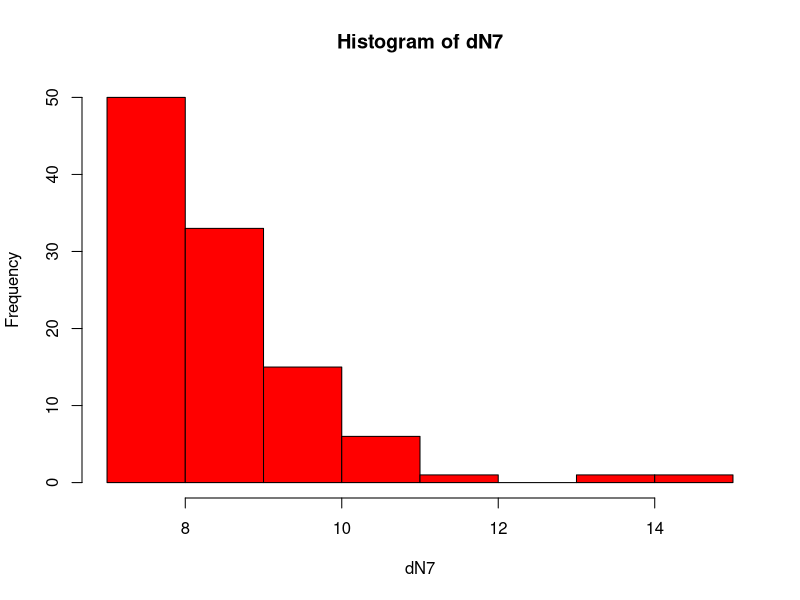

Write R code to recreate this figure. (Note: this script raises an error after producing the figure.)
#Credit Risk Course
##Introductory exercises 
###Exercise 1
a <- 2 + 3^4 - (1/2^3) + 3 * 5
b <- exp((2*(2+7)) / 3)
c <- log(3^2 - 1)
d <- exp(pi - 2) - 1
sum(a,b,c,d)

###Exercise 2
x <- seq(1,101,2)
y <- x + 1
z <- x^3

w <- union(x,y)
w <- sort(w)
wX <- w[1:(length(w) - 2)]

wX0 <- sapply(wX, function(x) ifelse(x < 80, x, 0))

###Exercise 3
dN <- rnorm(2000, 2, 3)
mean(dN)
sd(dN)
dN7 <- dN[dN > 7]
length(dN7)
length(dN7) / length(dN)

hist(dN7, col = 'red')
qplot(dN7, geom = 'histogram', fill = I('red'), main = "Outliers")

dNs <- sort(dN)
Q <- dNs[2000 - 2000 * 0.05]
Q2 <- quantile(dN, 0.95, type = 3) 
